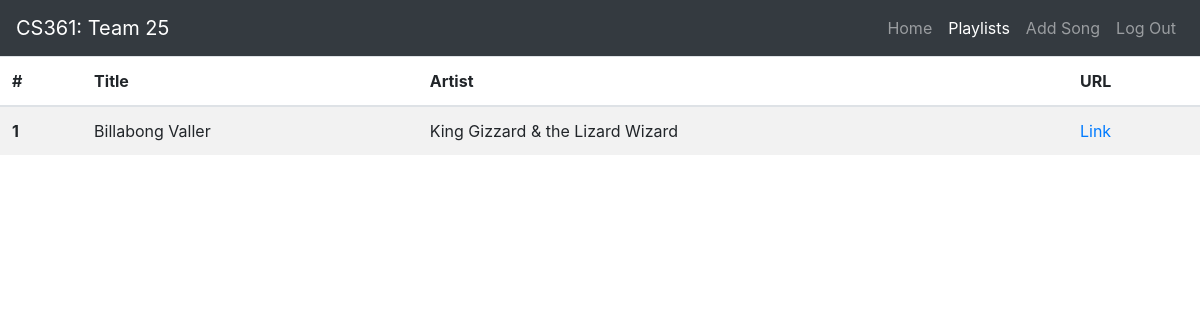
The page /playlist/3 (signed in) on the database its author committed.
### socialPlaylist/models.py (models this page shows)
class Song(db.Model):
    id = db.Column(db.Integer, primary_key=True)
    title = db.Column(db.String(100), nullable=False)
    artist_firstname = db.Column(db.String(100), nullable=False)
    artist_lastname = db.Column(db.String(100), nullable=False)
    user_id = db.Column(db.Integer, db.ForeignKey('user.id'), nullable=False)  # References 'User' class (note lower case)
    playlist_id = db.Column(db.Integer, db.ForeignKey('playlists.id'), nullable=False)  # References 'Playlist' class (note lower case)
    song_url = db.Column(db.String(100), nullable=False)

### socialPlaylist/routes/routes.py (the view)
@app.route('/playlist/<p_id>', methods =['GET', 'POST'])
@login_required
def view_playlist(p_id):
    songs = get_songs(int(p_id))
    return render_template('view_playlist.html', songs=songs)

### socialPlaylist/helpers/playlist_helpers.py (called while the page is built)
def get_songs(playlist_id):
    return Song.query.filter_by(playlist_id=playlist_id, user_id = current_user.id)

### socialPlaylist/models.py (called while the page is built)
@login.user_loader
def load_user(id):
    return User.query.get(int(id))

### socialPlaylist/templates/view_playlist.html
{% extends "layout.html" %}
{% block content %}
<table class="table table-striped">
    <thead>
      <tr>
        <th scope="col">#</th>
        <th scope="col">Title</th>
        <th scope="col">Artist</th>
        <th scope="col">URL</th>
      </tr>
    </thead>
    <tbody>
        {% for song in songs %}
        <tr>
            <th scope="row">{{loop.index}}</th>
            <td>{{song.title}}</td>
            <td>{{song.artist_firstname}} {{song.artist_lastname}}</td>
            <td><a href="{{song.song_url}}">Link</a></td>
          </tr>
        {% endfor %}
    </tbody>
  </table>
{% endblock %}

### socialPlaylist/static/css/main.css (style rules this page uses)
body { margin: 0; width: 100vw; height: 100vh; }

### rows shown on the page
Song: title "Billabong Valler", artist_firstname "King Gizzard", artist_lastname "& the Lizard Wizard"
